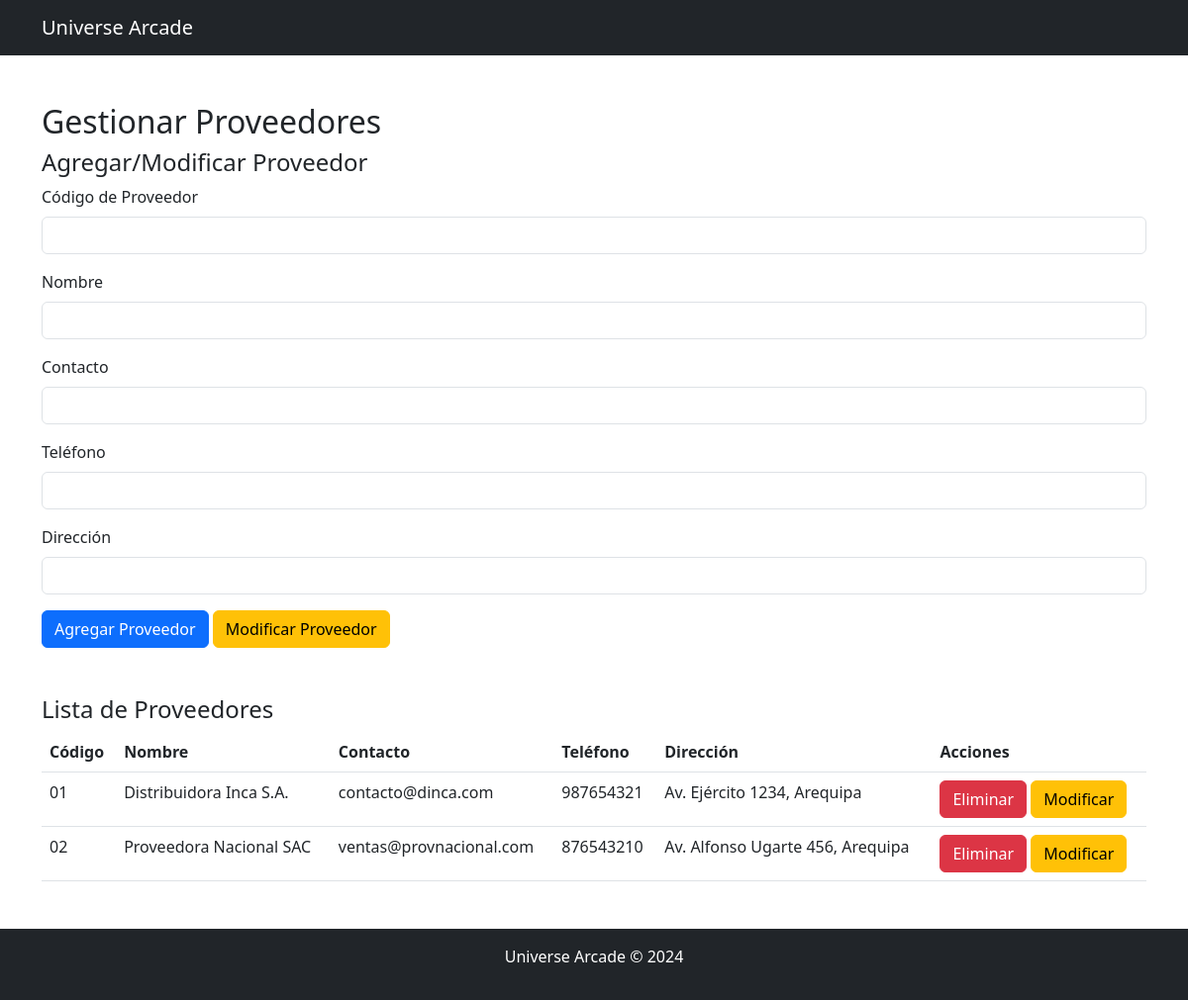
Screenshot of /proveedor.php with the database file from the repository.
### tables this page shows
CREATE TABLE M_Prov (
    codPro CHAR(2) PRIMARY KEY,
    nom VARCHAR(30) NOT NULL,
    con VARCHAR(30) NOT NULL,
    tel CHAR(9) NOT NULL,
    dir VARCHAR(40) NOT NULL
);

### proveedor.php (the view, shortened to what this page needs)
<?php
$host = 'localhost';
$dbname = 'universe_arcade_db';
$username = 'root';
$password = 'root';
try {
    $pdo = new PDO("mysql:host=$host;dbname=$dbname", $username, $password);
    $pdo->setAttribute(PDO::ATTR_ERRMODE, PDO::ERRMODE_EXCEPTION);
} catch (PDOException $e) {
    die("Error de conexión: " . $e->getMessage());
}
$stmt = $pdo->query("CALL ListarProveedores()");
$proveedores = $stmt->fetchAll(PDO::FETCH_ASSOC);
?>
<!DOCTYPE html>
<html lang="es">
<head>
    <link href="https://cdn.jsdelivr.net/npm/bootstrap@5.3.0/dist/css/bootstrap.min.css" rel="stylesheet">
</head>
<body>
    <nav class="navbar navbar-expand-lg navbar-dark bg-dark">
        <div class="container">
            <a class="navbar-brand" href="#">Universe Arcade</a>
        </div>
    </nav>
    <div class="container mt-5">
        <h2>Gestionar Proveedores</h2>
        <form method="POST">
            <h4>Agregar/Modificar Proveedor</h4>
            <div class="mb-3">
                <label for="codPro" class="form-label">Código de Proveedor</label>
                <input type="text" class="form-control" id="codPro" name="codPro" required>
            </div>
            <div class="mb-3">
                <label for="nom" class="form-label">Nombre</label>
                <input type="text" class="form-control" id="nom" name="nom" required>
            </div>
            <div class="mb-3">
                <label for="con" class="form-label">Contacto</label>
                <input type="text" class="form-control" id="con" name="con" required>
            </div>
            <div class="mb-3">
                <label for="tel" class="form-label">Teléfono</label>
                <input type="text" class="form-control" id="tel" name="tel" required>
            </div>
            <div class="mb-3">
                <label for="dir" class="form-label">Dirección</label>
                <input type="text" class="form-control" id="dir" name="dir" required>
            </div>
            <button type="submit" name="add" class="btn btn-primary">Agregar Proveedor</button>
            <button type="submit" name="update" class="btn btn-warning">Modificar Proveedor</button>
        </form>
        <h4 class="mt-5">Lista de Proveedores</h4>
        <table class="table">
            <thead>
                <tr>
                    <th>Código</th>
                    <th>Nombre</th>
                    <th>Contacto</th>
                    <th>Teléfono</th>
                    <th>Dirección</th>
                    <th>Acciones</th>
                </tr>
            </thead>
            <tbody>
                <?php foreach ($proveedores as $proveedor): ?>
                    <tr>
                        <td><?php echo $proveedor['codPro']; ?></td>
                        <td><?php echo $proveedor['nom']; ?></td>
                        <td><?php echo $proveedor['con']; ?></td>
                        <td><?php echo $proveedor['tel']; ?></td>
                        <td><?php echo $proveedor['dir']; ?></td>
                        <td>
                            <form method="POST" style="display:inline;">
                                <button type="submit" name="delete" class="btn btn-danger">Eliminar</button>
                            </form>
                            <form method="POST" style="display:inline;">
                                <button type="submit" name="update" class="btn btn-warning">Modificar</button>
                            </form>
                        </td>
                    </tr>
                <?php endforeach; ?>
            </tbody>
        </table>
    </div>
    <footer class="bg-dark text-white text-center py-3 mt-5">
        <p>Universe Arcade &copy; 2024</p>
    </footer>
</body>
</html>

### rows the page displays
m_prov: codPro "01", nom "Distribuidora Inca S.A.", con "contacto@dinca.com", tel "987654321", dir "Av. Ejército 1234, Arequipa"
m_prov: codPro "02", nom "Proveedora Nacional SAC", con "ventas@provnacional.com", tel "876543210", dir "Av. Alfonso Ugarte 456, Arequipa"
